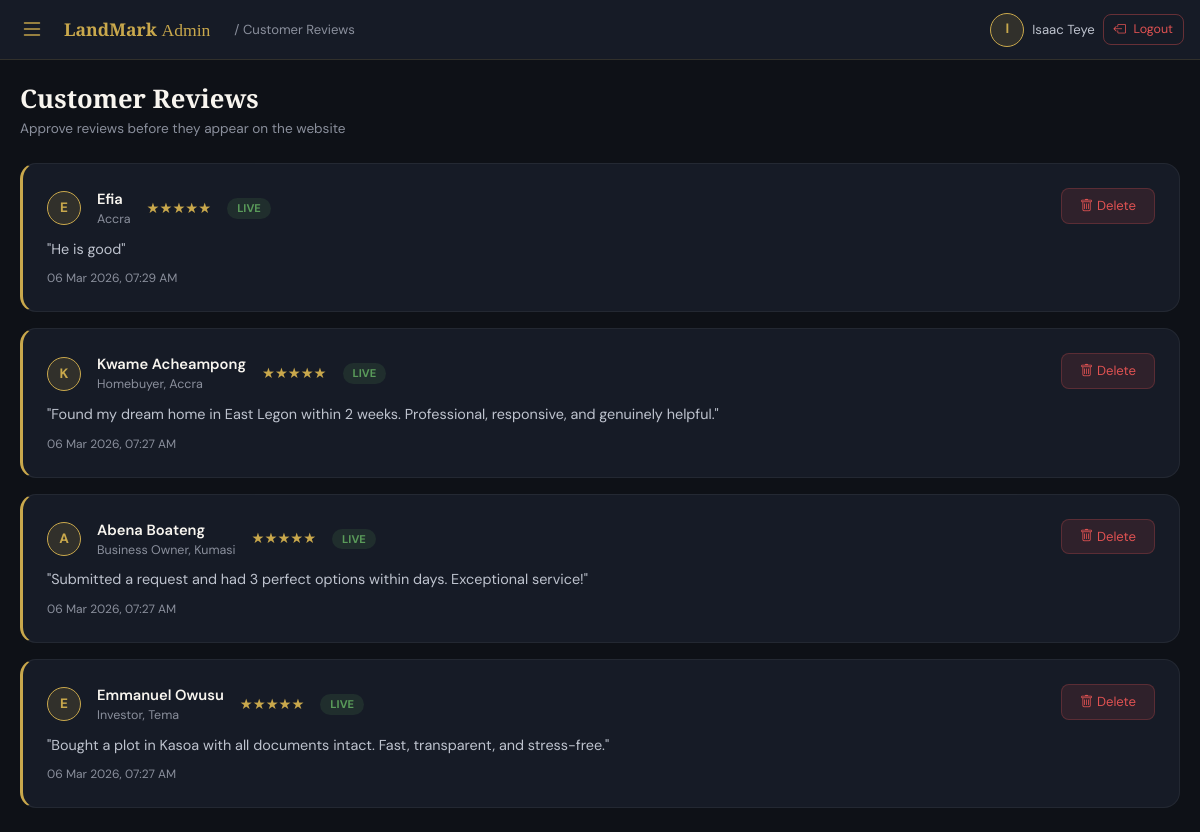
Page /admin/reviews (signed in) on the earlier database version.
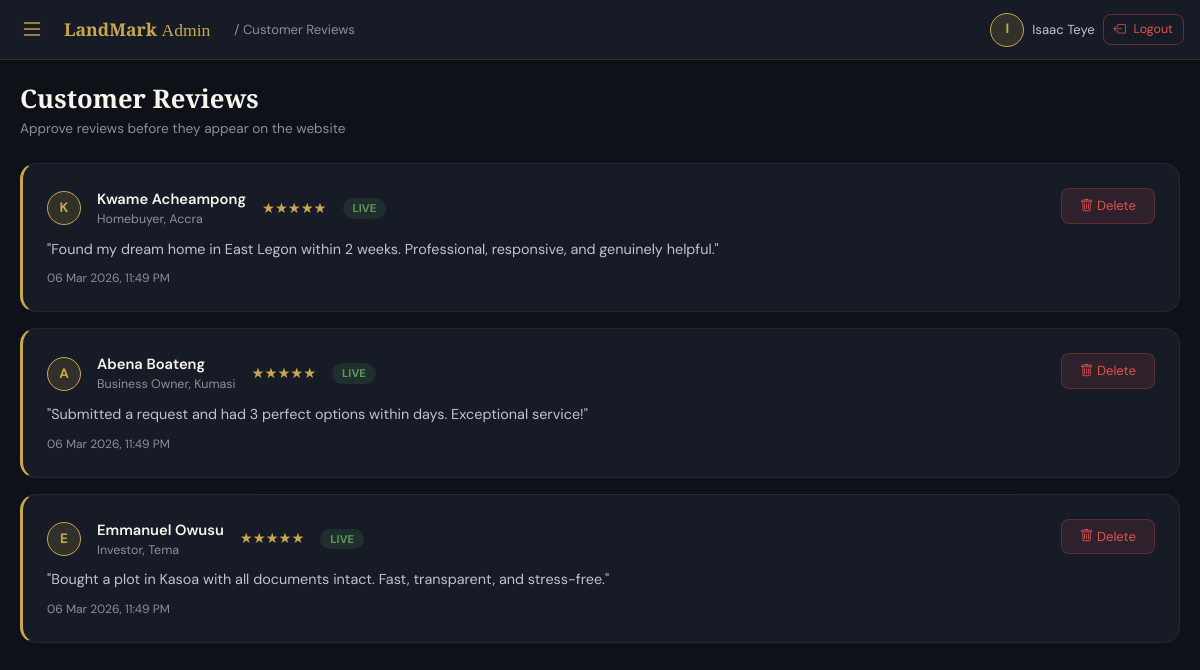
Same page on the later database version.
### tables this page shows
CREATE TABLE reviews (
            id         INTEGER PRIMARY KEY AUTOINCREMENT,
            name       TEXT NOT NULL,
            location   TEXT,
            rating     INTEGER NOT NULL DEFAULT 5,
            body       TEXT NOT NULL,
            approved   INTEGER NOT NULL DEFAULT 0,
            created_at TEXT NOT NULL DEFAULT (datetime('now'))
        );

### app.py (the view)
@app.route('/admin/reviews')
@admin_required
def admin_reviews():
    rows = get_db().execute("SELECT * FROM reviews ORDER BY approved ASC, created_at DESC").fetchall()
    return render_template('admin/reviews.html', reviews=rows, agent=get_agent())

### app.py (called while the page is built)
def get_db():
    if 'db' not in g:
        g.db = sqlite3.connect(DATABASE)
        g.db.row_factory = sqlite3.Row
        g.db.execute("PRAGMA journal_mode=WAL")
        g.db.execute("PRAGMA foreign_keys=ON")
    return g.db

def get_setting(key, default=''):
    row = get_db().execute("SELECT value FROM settings WHERE key=?", (key,)).fetchone()
    return row['value'] if row else default

def get_agent():
    return {
        'name':     get_setting('agent_name',    'Isaac Teye'),
        'phone':    get_setting('agent_phone',   '0249315662'),
        'email':    get_setting('agent_email',   'iisaacteye@gmail.com'),
        'wa':       get_setting('agent_wa',      '233249315662'),
        'bio':      get_setting('agent_bio',     ''),
        'business': get_setting('business_name', 'LandMark Realty'),
    }

def fmt_dt(dt_str):
    try: return datetime.strptime(dt_str, '%Y-%m-%d %H:%M:%S').strftime('%d %b %Y, %I:%M %p')
    except: return dt_str or ''

def get_current_admin():
    if not session.get('admin_id'): return None
    return get_db().execute("SELECT * FROM admin_users WHERE id=?", (session['admin_id'],)).fetchone()

### templates/admin/reviews.html (shortened to what this page needs)
{% extends 'admin/base.html' %}
{% block page_title %}Customer Reviews{% endblock %}
{% block content %}
<div class="d-flex align-items-center justify-content-between mb-4 flex-wrap gap-3">
  <div>
    <h2 class="admin-page-title">Customer Reviews</h2>
    <p class="admin-page-sub">Approve reviews before they appear on the website</p>
  </div>
</div>
{% if reviews %}
<div class="row g-3">
  {% for r in reviews %}
  <div class="col-12">
    <div class="admin-card" style="border-left:3px solid {{ '#C9A84C' if r.approved else '#E05252' }};">
      <div class="d-flex justify-content-between align-items-start flex-wrap gap-3">
        <div style="flex:1;min-width:0;">
          <div class="d-flex align-items-center gap-3 mb-2 flex-wrap">
            <div class="user-dot flex-shrink-0">{{ r.name[0] }}</div>
            <div>
              <div style="color:var(--cream);font-weight:600;font-size:0.92rem;">{{ r.name }}</div>
              {% if r.location %}<div style="color:var(--stone);font-size:0.78rem;">{{ r.location }}</div>{% endif %}
            </div>
            <div style="color:var(--gold);font-size:0.9rem;">{{ '★' * r.rating }}{{ '☆' * (5 - r.rating) }}</div>
            {% if r.approved %}
              <span style="background:rgba(90,155,90,0.15);color:#5A9B5A;padding:2px 10px;border-radius:100px;font-size:0.7rem;font-weight:700;">LIVE</span>
            {% else %}
              <span style="background:rgba(224,82,82,0.12);color:#E05252;padding:2px 10px;border-radius:100px;font-size:0.7rem;font-weight:700;">PENDING</span>
            {% endif %}
          </div>
          <p style="color:var(--stone-light);font-size:0.9rem;line-height:1.7;margin-bottom:8px;">"{{ r.body }}"</p>
          <div style="color:var(--stone);font-size:0.75rem;">{{ fmt_dt(r.created_at) }}</div>
        </div>
        <div class="d-flex flex-column gap-2" style="flex-shrink:0;">
          <form method="post" action="{{ url_for('admin_review_delete', id=r.id) }}"
                onsubmit="return confirm('Delete this review?')">
            <button type="submit" class="btn-danger" style="padding:7px 18px;font-size:0.82rem;white-space:nowrap;">
              <i class="bi bi-trash me-1"></i>Delete
            </button>
          </form>
        </div>
      </div>
    </div>
  </div>
  {% endfor %}
</div>
{% else %}
<div class="empty-state">
  <i class="bi bi-star" style="font-size:3rem;color:var(--stone);opacity:0.4;"></i>
  <p style="color:var(--stone);margin-top:16px;">No reviews yet. They will appear here when customers submit them.</p>
</div>
{% endif %}
{% endblock %}

Differences in the rows shown:
removed reviews: name "E", name "Efia", location "Accra", rating "★★★★★", approved "LIVE", body "He is good", created_at "06 Mar 2026, 07:29 AM"
changed reviews "Kwame Acheampong": created_at "06 Mar 2026, 07:27 AM" → "06 Mar 2026, 11:49 PM"
changed reviews "Abena Boateng": created_at "06 Mar 2026, 07:27 AM" → "06 Mar 2026, 11:49 PM"
changed reviews "Emmanuel Owusu": created_at "06 Mar 2026, 07:27 AM" → "06 Mar 2026, 11:49 PM"
